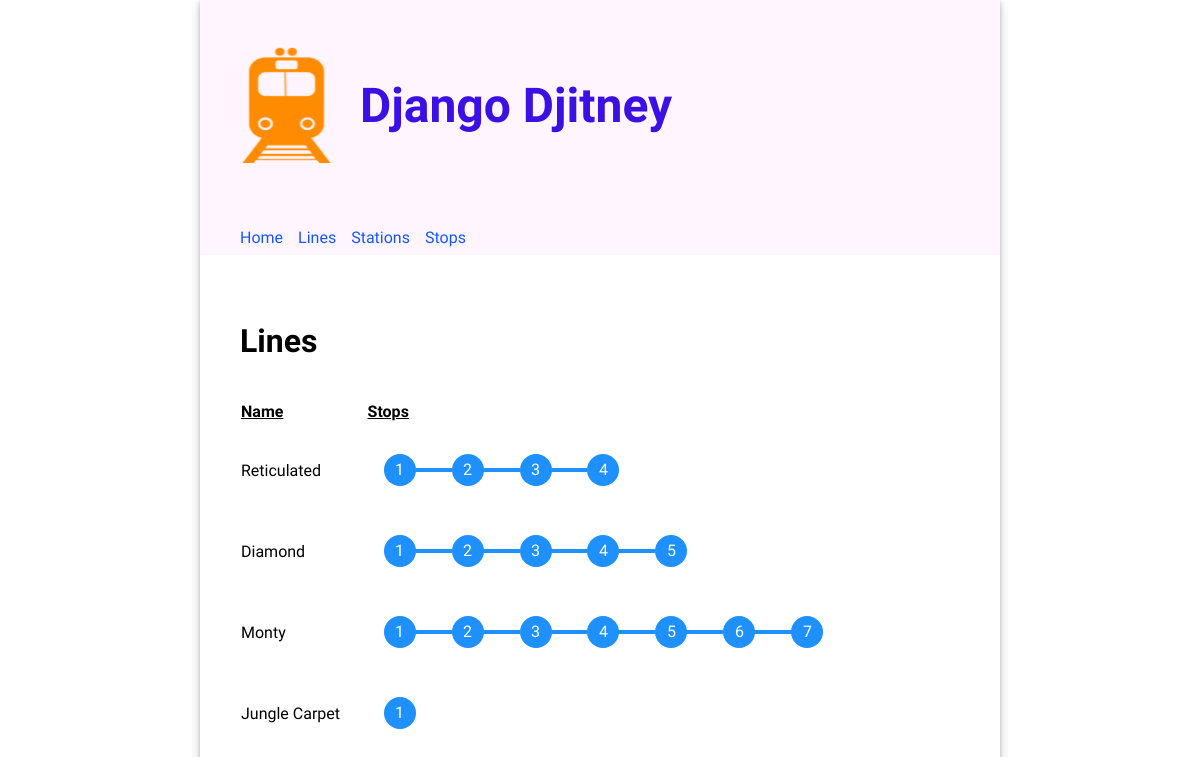
The page / on the database its author committed.
### routes/models.py (models this page shows, shortened)
class Line(models.Model):
  name = models.CharField(unique=True, max_length=200)

class Stop(models.Model):
  class Meta:
    unique_together = (('line', 'stop_number'))
  line = models.ForeignKey(Line, on_delete=models.CASCADE)
  station = models.ForeignKey(Station, on_delete=models.CASCADE)
  stop_number = models.PositiveIntegerField()

### routes/views.py (the view)
# urls.py: path('', views.HomeView.as_view(), name='home'),
class HomeView(TemplateView):
  template_name = "routes/home.html"
  def get_context_data(self):
    context = super().get_context_data()
    context["lines"] = Line.objects.all()
    context["stations"] = Station.objects.all()
    context["stops"] = Stop.objects.all()
    return context

### routes/templates/routes/home.html (shortened to what this page needs)
{% extends 'base.html' %} {% load static %} {% block title %}Django Djitney{% endblock %} {% block content %}
<div class="home">
  <div>
    <h2>Lines</h2>
    <table class="line-table">
      <thead>
        <tr>
          <th>Name</th>
          <th>Stops</th>
        </tr>
      </thead>
      <tbody>
        {% for line in lines %}
        <tr>
          <td>{{ line.name }}</td>
          <td>
            <ul>
              {% for stop in line.stop_set.all %}
              <li>{{ stop.stop_number }}</li>
              {% endfor %}
            </ul>
          </td>
        </tr>
        {% endfor %}
      </tbody>
    </table>
  </div>
</div>
{% endblock %}

### routes/templates/base.html (shortened to what this page needs)
{% load static %}
<!DOCTYPE html>
<html>
  <head>
    <link
      rel="stylesheet"
      type="text/css"
      href="{% static 'routes/style.css' %}"
    />
  </head>
  <body>
    <div class="app">
      <header>
        <div class="header-first-row">
          <img
            src="{% static 'routes/djitney.png' %}"
            alt="Django Djitney Logo"
            width="100px"
            height="130px"
          />
          <h1 class="title">Django Djitney</h1>
        </div>
        <nav class="navbar">
          <a class="nav-item" href="{% url 'home' %}">Home</a>
         <a class="nav-item" href="{% url 'lines' %}">Lines</a>
         <a class="nav-item" href="{% url 'stations' %}">Stations</a>
         <a class="nav-item" href="{% url 'stops' %}">Stops</a>
        </nav>
      </header>
      <main>{% block content %}{% endblock %}</main>
    </div>
  </body>
</html>

### routes/static/routes/style.css (style rules this page uses)
body { font-family: "Oxygen", sans-serif; margin: 0; }
header { background-color: #fff5ff; min-height: 200px; display: flex; align-items: center; flex-direction: column; align-items: flex-start; padding-left: 40px; padding-top: 40px; }
.header-first-row { width: 100%; display: flex; }
.navbar { margin-top: 50px; display: flex; width: 100%; }
.navbar a { text-decoration: none; padding: 8px 0; color: #1557ff; margin-right: 15px; }
.title { font-size: 3em; padding: 0px 50px 0 20px; margin: auto 0; color: #3a10e5; }
main { padding: 40px; }
main h2 { font-size: 2em; }
.app { min-width: 800px; max-width: 60%; margin: 0 auto; box-shadow: 0 2px 4px 0 rgba(0, 0, 0, 0.2), 0 3px 10px 0 rgba(0, 0, 0, 0.19); }
main table { text-align: left; border-collapse: separate; border-spacing: 0 15px; width: 100%; }
main table th { text-align: left; border-collapse: separate; border-spacing: 0 15px; text-decoration: underline; }
ul { list-style: none; }
.line-table li { width: 2em; height: 2em; text-align: center; line-height: 2em; border-radius: 1em; background: dodgerblue; margin: 0 1em; display: inline-block; color: white; position: relative; }
.line-table li::before { content: ""; position: absolute; top: 0.9em; left: -4em; width: 4em; height: 0.2em; background: dodgerblue; z-index: -1; }
.line-table li:first-child::before { display: none; }
.line-table ul { padding: 0; }
a { text-decoration: none; color: #1557ff; }

### rows shown on the page
Line: name "Reticulated"
Stop: stop_number "1"
Stop: stop_number "2"
Stop: stop_number "3"
Stop: stop_number "4"
Line: name "Diamond"
Stop: stop_number "1"
Stop: stop_number "2"
Stop: stop_number "3"
Stop: stop_number "4"
Stop: stop_number "5"
Line: name "Monty"
Stop: stop_number "1"
Stop: stop_number "2"
Stop: stop_number "3"
Stop: stop_number "4"
Stop: stop_number "5"
Stop: stop_number "6"
Stop: stop_number "7"
Line: name "Jungle Carpet"
Stop: stop_number "1"
